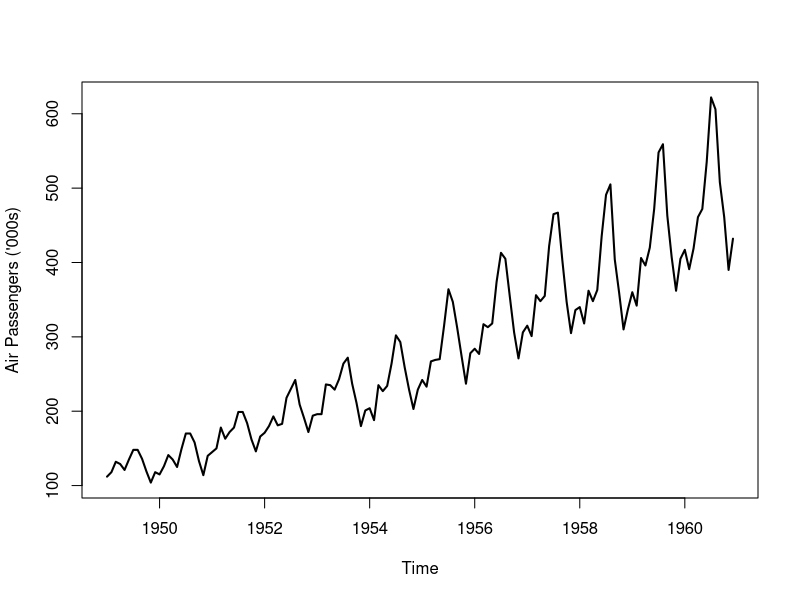
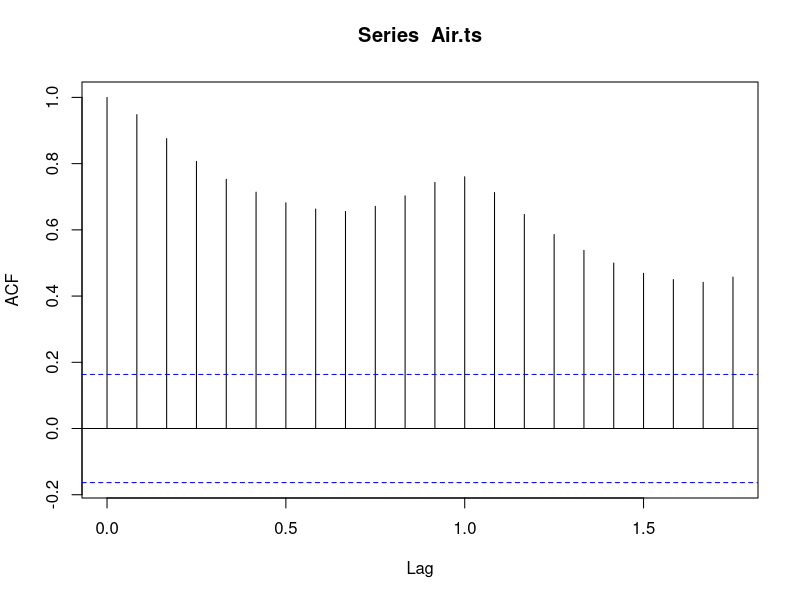
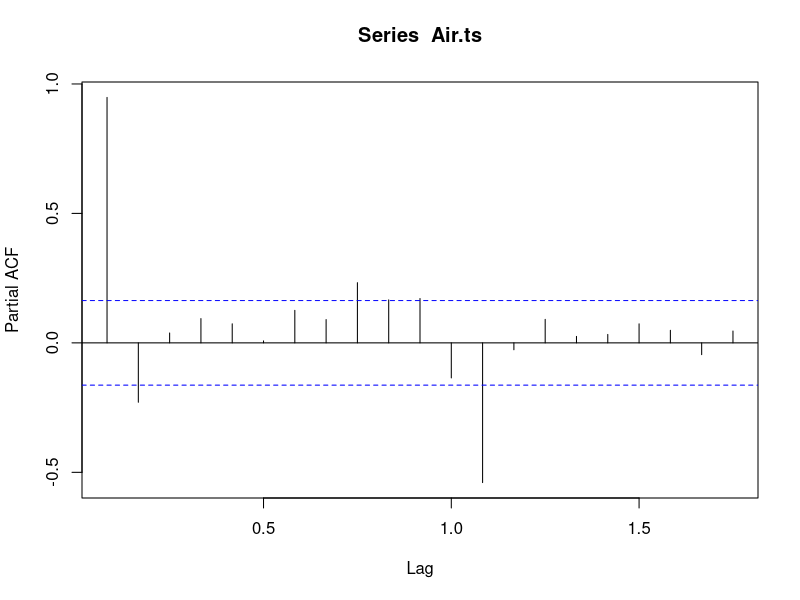

Write the R code that produced these figures, in order.
## ---- chunk 1
knitr::opts_chunk$set(echo = TRUE)
## ---- chunk 2
##TASK 12 . Time-Series Practical
##Load the AirPassengers dataset that is inbuilt in R
data("AirPassengers")
## ---- chunk 3
##Assign it to an object
Air.ts<- AirPassengers
## ---- chunk 4
##Explore the dataset
##Check the class for the data
class(Air.ts)
## ---- chunk 5
##Structure
str(Air.ts)
## ---- chunk 6
##First few rows
start(Air.ts)
## ---- chunk 7
##Last few rows
end(Air.ts)
## ---- chunk 8
##Frequency
frequency(Air.ts)
## ---- chunk 9
##Check the summary of the data
summary(Air.ts)
## ---- chunk 10
##Now, plot the time series
library(tseries)
plot(Air.ts, ylab= "Air Passengers (\'000s)", lwd= 2)
## ---- chunk 11
##Create the AutoCorrelation plot
acf(Air.ts)
## ---- chunk 12
##Autoregressive model
adf.test(Air.ts, k= 12)
## ---- chunk 13
##Conduct the PACF
pacf(Air.ts)
